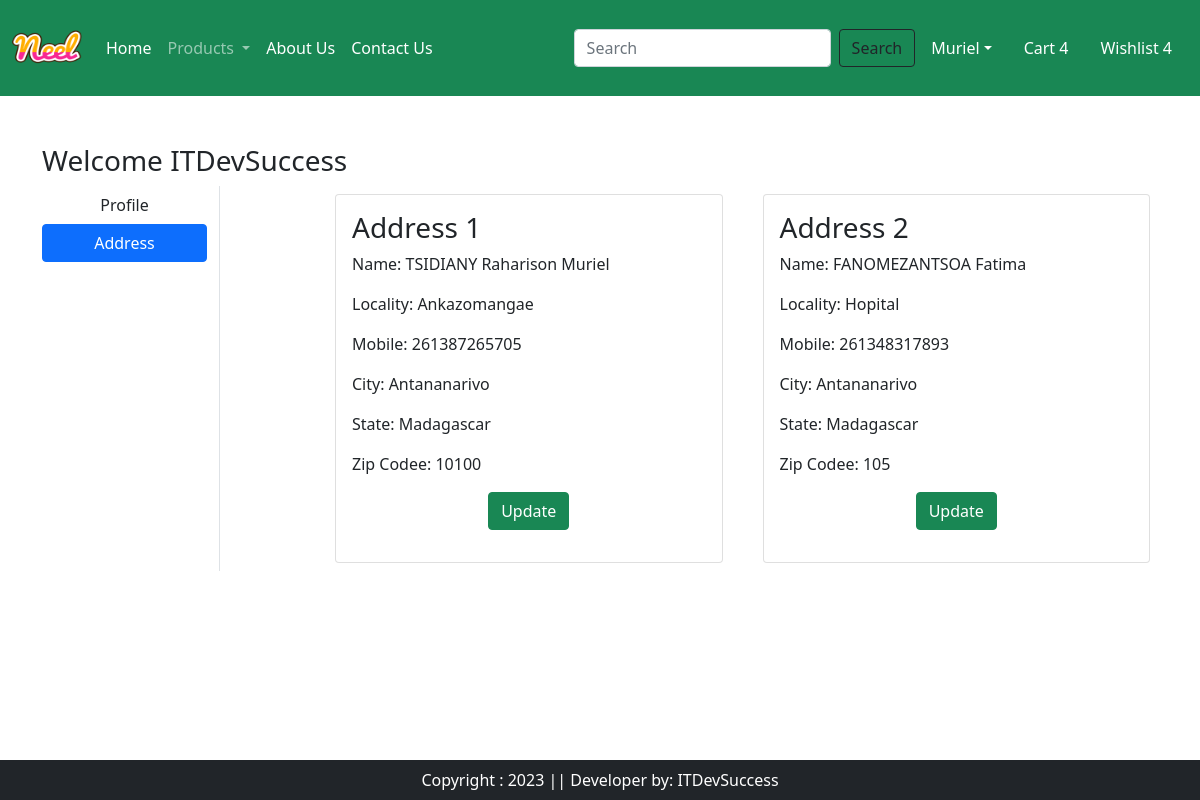
The page /address/ (signed in) on the database its author committed.
### app/models.py (models this page shows, shortened)
class Customer(models.Model):
    user = models.ForeignKey(User, on_delete=models.CASCADE)
    name = models.CharField(max_length=200)
    locality = models.CharField(max_length=200)
    city = models.CharField(max_length=50)
    mobile = models.IntegerField(default=0)
    zipcode = models.IntegerField()
    state = models.CharField(choices=STATE_CHOICES, max_length=100)

### app/views.py (the view)
# urls.py: path('address/', views.address, name='address'),
def address(request):
    added = models.Customer.objects.filter(user=request.user)
    return render(request, 'app/address.html', locals())

### app/templates/app/address.html (shortened to what this page needs)
{% extends 'base.html' %}
{% load static %}
{% block main-content %}
<div class="container my-5">
        <div class="row">
            <h3>Welcome <span class="text-capitalize">{{ request.user }}</span></h3>
            <div class="col-sm-2 border-end">
                <ul class="list-unstyled">
                    <li class="d-grid"><a href="{% url 'product:profile' %}" class="btn">Profile</a></li>
                    <li class="d-grid"><a href="{% url 'product:address' %}" class="btn btn-primary">Address</a></li>
                </ul>
            </div>
            <div class="col-sm-9 offset-sm-1">
                <div class="row">
                    {% for add in added %}
                        <div class="col-sm-6">
                            <div class="card m-2">
                                <div class="card-body">
                                    <h3>Address {{ forloop.counter }}</h3>
                                    <p>Name: {{ add.name }}</p>
                                    <p>Locality: {{ add.locality }}</p>
                                    <p>Mobile: {{ add.mobile }}</p>
                                    <p>City: {{ add.city }}</p>
                                    <p>State: {{ add.state }}</p>
                                    <p>Zip Codee: {{ add.zipcode }}</p>
                                    <p class="text-center">
                                        <a href="{% url 'product:update-address' id=add.id  %}" type="button" class="btn btn-success">Update</a>
                                    </p>
                                </div>
                            </div>
                        </div>
                    {% endfor %}
                </div>
            </div>
        </div>
</div>
{% endblock %}

### rows shown on the page
Customer: name "TSIDIANY Raharison Muriel", locality "Ankazomangae", mobile "261387265705", city "Antananarivo", state "Madagascar", zipcode "10100"
Customer: name "FANOMEZANTSOA Fatima", locality "Hopital", mobile "261348317893", city "Antananarivo", state "Madagascar", zipcode "105"

### other values the page prints
{{ request.user }} "ITDevSuccess"
